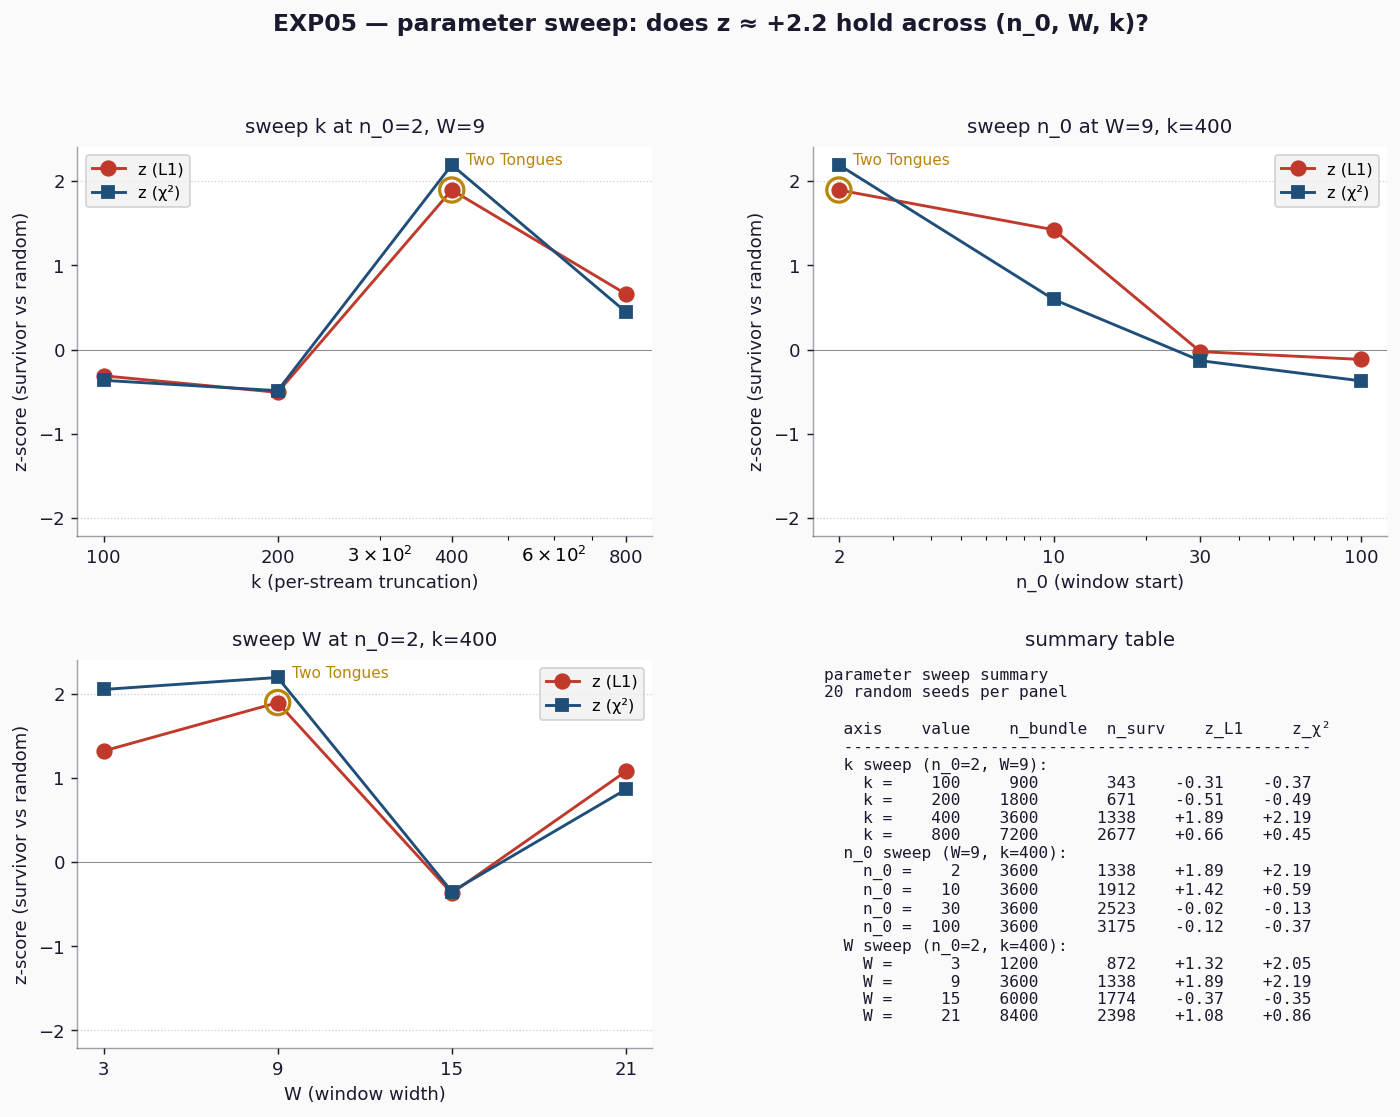

The script that saved this image:
"""
exp05_parameter_sweep.py — does the survivor's z-score from random
hold across (n_0, W, k) parameters?

EXP04 found z = +2.21 (L1) and +2.53 (χ²) at the Two Tongues panel
[n_0=2, W=9, k=400]. The result is meaningful but doesn't tell us
whether the signal is robust across panels or specific to this one.

Three sweeps around the Two Tongues center:
  - Vary k ∈ {100, 200, 400, 800} at (n_0=2, W=9)
  - Vary n_0 ∈ {2, 10, 30, 100} at (W=9, k=400)
  - Vary W ∈ {3, 9, 15, 21} at (n_0=2, k=400)

20 random seeds per panel; compute z-score of survivor relative to
random distribution. Plot z vs each axis. If z stays near ~+2, the
signal is robust. If it varies systematically, the variation localises
where the survivor filter's signature is strongest.

Run: sage -python experiments/acm-champernowne/base10/differences/exp05_parameter_sweep.py
"""

from __future__ import annotations

import math
import os
import random
import sys
from collections import Counter
from fractions import Fraction

sys.set_int_max_str_digits(2_000_000)

import matplotlib.pyplot as plt
import numpy as np

HERE = os.path.dirname(os.path.abspath(__file__))
REPO = HERE
for _ in range(4):
    REPO = os.path.dirname(REPO)
sys.path.insert(0, os.path.join(REPO, 'core'))
sys.path.insert(0, os.path.join(REPO, 'experiments', 'acm-champernowne',
                                'base10', 'survivors'))

from survivors_core import bundle_atoms, survival_mask  # noqa: E402

N_SEEDS = 20
SEED_BASE = 0xACAC00

# Sweep grids (Two Tongues center: n_0=2, W=9, k=400)
K_VALUES = [100, 200, 400, 800]
N0_VALUES = [2, 10, 30, 100]
W_VALUES = [3, 9, 15, 21]

BG = '#fafafa'
FG = '#1a1a2e'
PRIM = '#1f4e79'
ACCENT = '#c0392b'
NEUTRAL = '#7e7e9e'
HILIGHT = '#b8860b'
GUIDE = '#aaaaaa'


def digits_to_real(s: str) -> Fraction:
    if not s:
        return Fraction(1)
    return Fraction(1) + Fraction(int(s), 10 ** len(s))


def expand_digits(r: Fraction, n: int) -> list[int]:
    assert 0 <= r < 1
    digits = []
    cur = r
    for _ in range(n):
        cur *= 10
        d = int(cur)
        digits.append(d)
        cur -= d
    return digits


def digit_stats(digits):
    counts = Counter(digits)
    n = len(digits)
    if n == 0:
        return None, None, None
    freq = np.array([counts[d] / n for d in range(10)])
    chi2 = float(np.sum((np.array([counts[d] for d in range(10)]) - n / 10) ** 2 / (n / 10)))
    l1 = float(np.abs(freq - 0.1).sum())
    return freq, chi2, l1


def measure_panel(n_0, W, k):
    n_1 = n_0 + W - 1
    atoms = bundle_atoms(n_0, n_1, k)
    mask = survival_mask(atoms)
    n_bundle = len(atoms)
    n_surv = sum(mask)
    if n_surv == 0:
        return None

    bundle_str = ''.join(str(m) for _, m in atoms)
    surv_str = ''.join(str(m) for (_, m), keep in zip(atoms, mask) if keep)
    L_bundle = len(bundle_str)
    L_surv = len(surv_str)

    c_bundle = digits_to_real(bundle_str)
    c_surv = digits_to_real(surv_str)
    delta = c_bundle - c_surv
    abs_d = delta if delta > 0 else -delta
    if abs_d == 0:
        return None

    surv_full = expand_digits(abs_d, L_bundle)
    surv_overlap = surv_full[:L_surv]
    _, surv_chi2, surv_l1 = digit_stats(surv_overlap)

    rand_l1s = []
    rand_chi2s = []
    for s in range(N_SEEDS):
        rng = random.Random(SEED_BASE + s)
        keep_idx = sorted(rng.sample(range(n_bundle), n_surv))
        kept = [atoms[i] for i in keep_idx]
        rand_str = ''.join(str(m) for _, m in kept)
        L_rand = len(rand_str)
        c_rand = digits_to_real(rand_str)
        d_rand = c_bundle - c_rand
        abs_r = d_rand if d_rand > 0 else -d_rand
        if abs_r == 0:
            continue
        rand_full = expand_digits(abs_r, L_bundle)
        rand_overlap = rand_full[:L_rand]
        _, rchi2, rl1 = digit_stats(rand_overlap)
        if rchi2 is not None:
            rand_l1s.append(rl1)
            rand_chi2s.append(rchi2)

    if len(rand_l1s) < 5:
        return None

    rand_l1_mean = float(np.mean(rand_l1s))
    rand_l1_std = float(np.std(rand_l1s))
    rand_chi2_mean = float(np.mean(rand_chi2s))
    rand_chi2_std = float(np.std(rand_chi2s))

    z_l1 = (surv_l1 - rand_l1_mean) / rand_l1_std if rand_l1_std > 0 else 0.0
    z_chi2 = (surv_chi2 - rand_chi2_mean) / rand_chi2_std if rand_chi2_std > 0 else 0.0

    return {
        'n_0': n_0, 'W': W, 'k': k,
        'n_bundle': n_bundle, 'n_surv': n_surv,
        'survival_rate': n_surv / n_bundle,
        'L_surv': L_surv, 'L_bundle': L_bundle,
        'surv_l1': surv_l1, 'surv_chi2': surv_chi2,
        'rand_l1_mean': rand_l1_mean, 'rand_l1_std': rand_l1_std,
        'rand_chi2_mean': rand_chi2_mean, 'rand_chi2_std': rand_chi2_std,
        'z_l1': z_l1, 'z_chi2': z_chi2,
    }


def main():
    # Build the grid of unique (n_0, W, k) to compute
    panels = set()
    for k in K_VALUES:
        panels.add((2, 9, k))
    for n0 in N0_VALUES:
        panels.add((n0, 9, 400))
    for w in W_VALUES:
        panels.add((2, w, 400))

    print(f'unique panels to compute: {len(panels)}')
    print(f'random seeds per panel: {N_SEEDS}')
    print()

    results = {}
    for i, (n0, w, k) in enumerate(sorted(panels)):
        print(f'  [{i+1}/{len(panels)}] n_0={n0}, W={w}, k={k} ...', flush=True)
        res = measure_panel(n0, w, k)
        if res is None:
            print(f'    (skipped — degenerate)')
            continue
        results[(n0, w, k)] = res
        print(f'    n_bundle={res["n_bundle"]}, n_surv={res["n_surv"]} '
              f'({100*res["survival_rate"]:.1f}%), '
              f'L1: surv={res["surv_l1"]:.4f} rand={res["rand_l1_mean"]:.4f}±{res["rand_l1_std"]:.4f}  '
              f'z_L1={res["z_l1"]:+.2f}, z_χ²={res["z_chi2"]:+.2f}')

    # Build sweep series
    k_sweep = [(k, results[(2, 9, k)]) for k in K_VALUES if (2, 9, k) in results]
    n0_sweep = [(n0, results[(n0, 9, 400)]) for n0 in N0_VALUES if (n0, 9, 400) in results]
    w_sweep = [(w, results[(2, w, 400)]) for w in W_VALUES if (2, w, 400) in results]

    print(f'\n  k sweep (at n_0=2, W=9):')
    for k, r in k_sweep:
        print(f'    k = {k:>4}: z_L1 = {r["z_l1"]:+.2f}, z_χ² = {r["z_chi2"]:+.2f}, '
              f'surv_rate = {100*r["survival_rate"]:.1f}%')
    print(f'\n  n_0 sweep (at W=9, k=400):')
    for n0, r in n0_sweep:
        print(f'    n_0 = {n0:>3}: z_L1 = {r["z_l1"]:+.2f}, z_χ² = {r["z_chi2"]:+.2f}, '
              f'surv_rate = {100*r["survival_rate"]:.1f}%')
    print(f'\n  W sweep (at n_0=2, k=400):')
    for w, r in w_sweep:
        print(f'    W = {w:>2}: z_L1 = {r["z_l1"]:+.2f}, z_χ² = {r["z_chi2"]:+.2f}, '
              f'surv_rate = {100*r["survival_rate"]:.1f}%')

    # Plot — 2x2 panels
    fig = plt.figure(figsize=(13, 9), facecolor=BG)
    gs = fig.add_gridspec(2, 2, hspace=0.32, wspace=0.28)

    def setup_axes(ax, xlabel, title):
        ax.set_facecolor(BG)
        for side in ('top', 'right'):
            ax.spines[side].set_visible(False)
        for side in ('bottom', 'left'):
            ax.spines[side].set_color(FG)
            ax.spines[side].set_alpha(0.4)
        ax.tick_params(colors=FG)
        ax.axhline(0, color=FG, linewidth=0.6, alpha=0.5)
        ax.axhline(2, color=GUIDE, linewidth=0.7, linestyle=':',
                   alpha=0.6, label='|z| = 2')
        ax.axhline(-2, color=GUIDE, linewidth=0.7, linestyle=':', alpha=0.6)
        ax.set_xlabel(xlabel, color=FG, fontsize=10)
        ax.set_ylabel('z-score (survivor vs random)', color=FG, fontsize=10)
        ax.set_title(title, color=FG, fontsize=11, pad=8)

    def plot_sweep(ax, sweep, xlabel, title, xscale='linear'):
        if not sweep:
            ax.text(0.5, 0.5, '(no data)', transform=ax.transAxes,
                    ha='center', va='center', color=FG)
            return
        xs = [x for x, _ in sweep]
        z_l1 = [r['z_l1'] for _, r in sweep]
        z_chi2 = [r['z_chi2'] for _, r in sweep]
        ax.plot(xs, z_l1, marker='o', color=ACCENT, linewidth=1.6,
                markersize=8, label='z (L1)', zorder=4)
        ax.plot(xs, z_chi2, marker='s', color=PRIM, linewidth=1.6,
                markersize=7, label='z (χ²)', zorder=4)
        # Mark the Two Tongues center
        for x, r in sweep:
            if (r['n_0'], r['W'], r['k']) == (2, 9, 400):
                ax.scatter([x], [r['z_l1']], s=180, facecolor='none',
                           edgecolor=HILIGHT, linewidth=1.8, zorder=5)
                ax.annotate('Two Tongues', xy=(x, r['z_l1']),
                            xytext=(8, 14), textcoords='offset points',
                            color=HILIGHT, fontsize=8.5, ha='left')
        for side in ('top', 'right'):
            ax.spines[side].set_visible(False)
        for side in ('bottom', 'left'):
            ax.spines[side].set_color(FG)
            ax.spines[side].set_alpha(0.4)
        ax.tick_params(colors=FG)
        ax.axhline(0, color=FG, linewidth=0.6, alpha=0.5)
        ax.axhline(2, color=GUIDE, linewidth=0.7, linestyle=':', alpha=0.6)
        ax.axhline(-2, color=GUIDE, linewidth=0.7, linestyle=':', alpha=0.6)
        ax.set_xlabel(xlabel, color=FG, fontsize=10)
        ax.set_ylabel('z-score (survivor vs random)', color=FG, fontsize=10)
        ax.set_title(title, color=FG, fontsize=11, pad=8)
        if xscale == 'log':
            ax.set_xscale('log')
        ax.set_xticks(xs)
        ax.set_xticklabels([str(x) for x in xs])
        ax.legend(loc='best', facecolor='#f0f0f0', fontsize=9)

    ax_k = fig.add_subplot(gs[0, 0])
    plot_sweep(ax_k, k_sweep, 'k (per-stream truncation)',
               f'sweep k at n_0=2, W=9', xscale='log')

    ax_n0 = fig.add_subplot(gs[0, 1])
    plot_sweep(ax_n0, n0_sweep, 'n_0 (window start)',
               f'sweep n_0 at W=9, k=400', xscale='log')

    ax_w = fig.add_subplot(gs[1, 0])
    plot_sweep(ax_w, w_sweep, 'W (window width)',
               f'sweep W at n_0=2, k=400')

    # Stats panel
    ax_stats = fig.add_subplot(gs[1, 1])
    ax_stats.set_facecolor(BG)
    ax_stats.axis('off')
    lines = ['parameter sweep summary',
             f'{N_SEEDS} random seeds per panel',
             '']
    lines.append('  axis    value    n_bundle  n_surv    z_L1     z_χ²')
    lines.append('  ' + '-' * 48)
    lines.append('  k sweep (n_0=2, W=9):')
    for k, r in k_sweep:
        lines.append(f'    k =   {k:>4}  {r["n_bundle"]:>6}    {r["n_surv"]:>6}    '
                     f'{r["z_l1"]:+5.2f}    {r["z_chi2"]:+5.2f}')
    lines.append('  n_0 sweep (W=9, k=400):')
    for n0, r in n0_sweep:
        lines.append(f'    n_0 = {n0:>4}  {r["n_bundle"]:>6}    {r["n_surv"]:>6}    '
                     f'{r["z_l1"]:+5.2f}    {r["z_chi2"]:+5.2f}')
    lines.append('  W sweep (n_0=2, k=400):')
    for w, r in w_sweep:
        lines.append(f'    W =     {w:>2}  {r["n_bundle"]:>6}    {r["n_surv"]:>6}    '
                     f'{r["z_l1"]:+5.2f}    {r["z_chi2"]:+5.2f}')
    ax_stats.text(0.02, 0.98, '\n'.join(lines), transform=ax_stats.transAxes,
                  color=FG, fontsize=9, va='top', ha='left',
                  family='monospace')
    ax_stats.set_title('summary table', color=FG, fontsize=11, pad=8)

    fig.suptitle(
        'EXP05 — parameter sweep: does z ≈ +2.2 hold across (n_0, W, k)?',
        color=FG, fontsize=13, fontweight='semibold', y=0.995,
    )

    out = os.path.join(HERE, 'exp05_parameter_sweep.png')
    fig.savefig(out, dpi=130, facecolor=BG, bbox_inches='tight')
    print(f'\n-> {out}')


if __name__ == '__main__':
    main()
